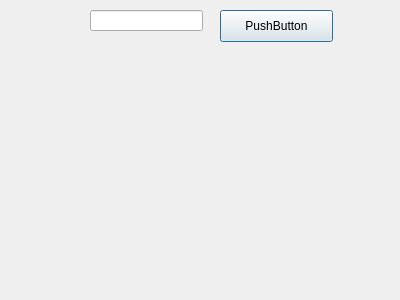
<?xml version="1.0" encoding="UTF-8"?>
<ui version="4.0">
 <class>Dialog</class>
 <widget class="QDialog" name="Dialog">
  <property name="geometry">
   <rect>
    <x>0</x>
    <y>0</y>
    <width>400</width>
    <height>300</height>
   </rect>
  </property>
  <property name="windowTitle">
   <string>Dialog</string>
  </property>
  <widget class="QLineEdit" name="lineEdit">
   <property name="geometry">
    <rect>
     <x>90</x>
     <y>10</y>
     <width>113</width>
     <height>21</height>
    </rect>
   </property>
  </widget>
  <widget class="QPushButton" name="pushButton">
   <property name="geometry">
    <rect>
     <x>220</x>
     <y>10</y>
     <width>113</width>
     <height>32</height>
    </rect>
   </property>
   <property name="text">
    <string>PushButton</string>
   </property>
  </widget>
 </widget>
 <resources/>
 <connections/>
</ui>
